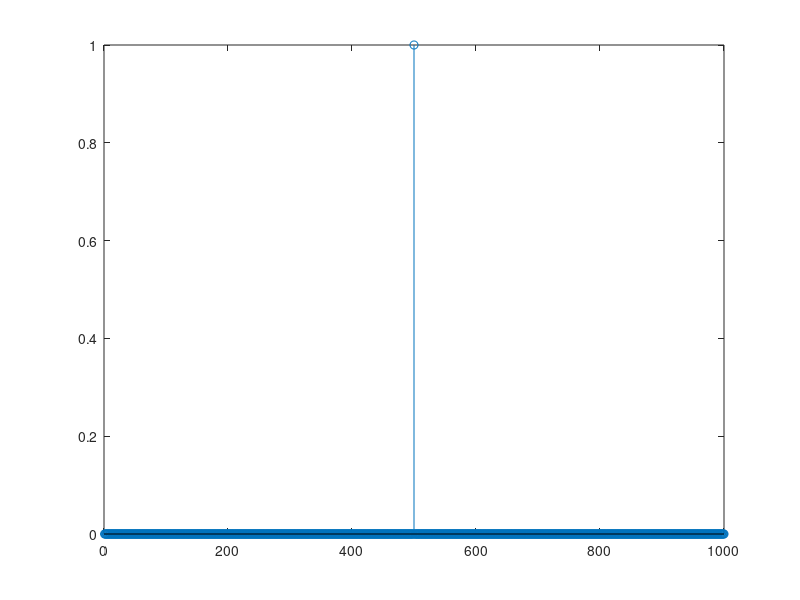

This chart was generated by the following MATLAB code: (Note: this script raises an error after producing the figure.)
clc;
clear;
close all;
% Author: Hamidreza Abooei 402617509
%% Define the signal
x = zeros(1000,1);
x(500)=1;
stem (x);
%% Calculate and display 3D Wavelet of the impulse signal 
figure()
cwt(x,1:50,'haar','3Dplot');
